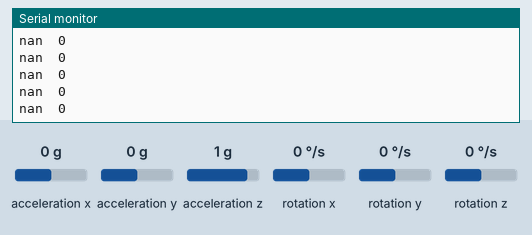
Simulated run of this sketch. Board: Arduino Uno, built with avr-gcc and run on an emulated ATmega328P. Parts: the last lines printed to the serial monitor. Wiring (inferred from the names in the program): MPU-6050 motion sensor at I2C address 0x68. Inputs (shaded band) come from the test bench; at power-on: acceleration x 0 g, acceleration y 0 g, acceleration z 1 g, rotation x 0 °/s, rotation y 0 °/s, rotation z 0 °/s.

Above: at 1.2 s.
1.3 s: acceleration x set to -1.4 g
At 1.34 s:
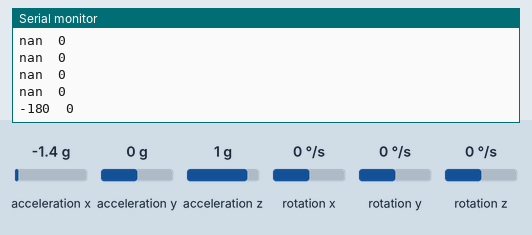
3.2 s: acceleration y set to -1.4 g
At 3.3 s:
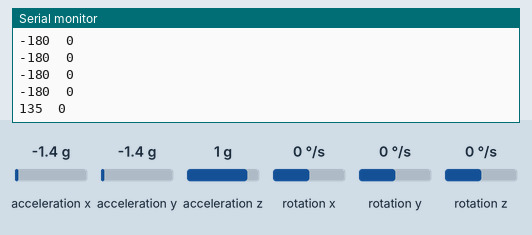
4.7 s: acceleration z set to -1.4 g
At 4.74 s:
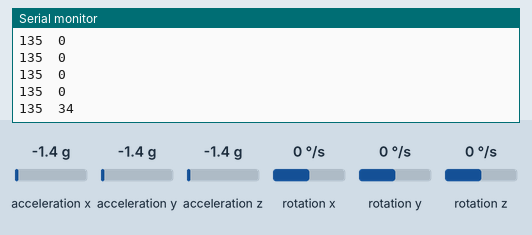
Timing chart, 0 to 7.7 s (numbered marks = the images above; inputs shaded):
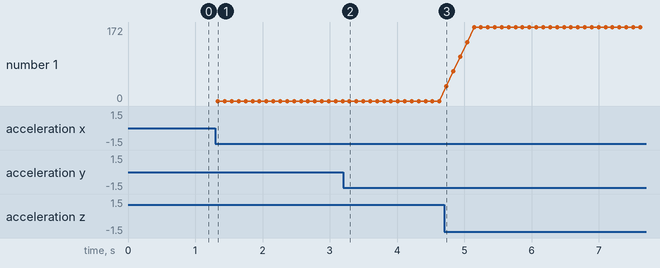

The sketch:

mpu6050_test_in_functions.ino
```cpp
// MPU-6050 Short Example Sketch
// By Arduino User JohnChi
// August 17, 2014
// Public Domain
// http://playground.arduino.cc/Main/MPU-6050?action=sourceblock&num=1

#include<Wire.h>
const int MPU_addr=0x68;  // I2C address of the MPU-6050
int16_t AcX,AcY,AcZ,Tmp,GyX,GyY,GyZ;
float AcgX, AcgY, AcgZ;

void setup(){
  Wire.begin();
  wakeIMU();
  Serial.begin(9600);
}
void loop(){
  readIMU();
  //AcgX = (float)AcX/16384;
  //AcgY = (float)AcY/16384;
  //AcgZ = (float)AcZ/16384;
  //Serial.print("AcX = "); Serial.print(AcgX);
  //Serial.print(" | AcY = "); Serial.print(AcgY);
  //Serial.print(" | AcZ = "); Serial.print(AcgZ);
  //Serial.print(" | GyX = "); Serial.print(GyX);
  //Serial.print(" | GyY = "); Serial.print(GyY);
  //Serial.print(" | GyZ = "); Serial.println(GyZ);
  Serial.print(getSlopeDirection(), 0);
  Serial.print("\t");
  Serial.println(runningAverage(getGradient()), 0);
  //Serial.println(getGradient());
  delay(100);
}

void wakeIMU(){
  Wire.beginTransmission(MPU_addr);
  Wire.write(0x6B);  // PWR_MGMT_1 register
  Wire.write(0);     // set to zero (wakes up the MPU-6050)
  Wire.endTransmission(true);
}

void readIMU(){
  Wire.beginTransmission(MPU_addr);
  Wire.write(0x3B);  // starting with register 0x3B (ACCEL_XOUT_H)
  Wire.endTransmission(false);
  Wire.requestFrom(MPU_addr,14,true);  // request a total of 14 registers
  AcX=Wire.read()<<8|Wire.read();  // 0x3B (ACCEL_XOUT_H) & 0x3C (ACCEL_XOUT_L)
  AcY=Wire.read()<<8|Wire.read();  // 0x3D (ACCEL_YOUT_H) & 0x3E (ACCEL_YOUT_L)
  AcZ=Wire.read()<<8|Wire.read();  // 0x3F (ACCEL_ZOUT_H) & 0x40 (ACCEL_ZOUT_L)
  Tmp=Wire.read()<<8|Wire.read();  // 0x41 (TEMP_OUT_H) & 0x42 (TEMP_OUT_L)
  GyX=Wire.read()<<8|Wire.read();  // 0x43 (GYRO_XOUT_H) & 0x44 (GYRO_XOUT_L)
  GyY=Wire.read()<<8|Wire.read();  // 0x45 (GYRO_YOUT_H) & 0x46 (GYRO_YOUT_L)
  GyZ=Wire.read()<<8|Wire.read();  // 0x47 (GYRO_ZOUT_H) & 0x48 (GYRO_ZOUT_L)
}


float getSlopeDirection(){
  float rads = 0;
  float degs = 0;
  AcgX = (float)AcX/16384;
  AcgY = (float)AcY/16384;
  rads = (float)atan(AcgY/AcgX);
  degs = toDegs(rads);
  if(AcgX > 0 )
  {
    degs = -degs;
  }
  else
  {
    if (AcgY < 0)
    {
      degs = 180 - degs;
    }
    else
    {
      degs = -180 - degs;
    }
  }
  return degs;
}

float getGradient(){
  float rads = 0;
  float degs = 0;
  AcgZ = (float)AcZ/16384;
  if (AcgZ >= 1) { AcgZ = 0.99; }
  if (AcgZ <= -1) { AcgZ = -0.99; }
  rads = (float)acos(AcgZ);
  degs = toDegs(rads);
  //degs = degs - 10; // Hack to avoid as-yet unexplained error
  degs =  degs - (500*(float)pow(degs, -1.6));
  if (degs < 0 ) { degs = 0; }
  return degs;
}

float toDegs(float rads){
  float degs = 360*(rads/6.2832);
  return degs;
}


float runningAverage(float M) {
  // From http://playground.arduino.cc/Main/RunningAverage
  #define LM_SIZE 5
  static float LM[LM_SIZE];      // LastMeasurements
  static byte index = 0;
  static float sum = 0;
  static byte count = 0;

  // keep sum updated to improve speed.
  sum -= LM[index];
  LM[index] = M;
  sum += LM[index];
  index++;
  index = index % LM_SIZE;
  if (count < LM_SIZE) count++;

  return sum / count;
}
```

Measured:
- after the input at 1.3 s, the serial monitor: prints a new line at once (image 1)
- after the input at 3.2 s, the serial monitor: prints a new line after 0.09 s (image 2)
- after the input at 4.7 s, the serial monitor: prints a new line at once (image 3)
- plotted number 1: 0 → 172 after the input at 4.7 s
